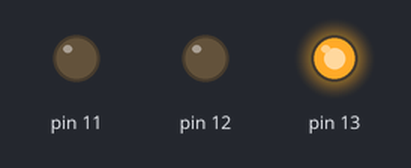
Recording of a sketch running on a simulated Arduino Uno, built with avr-gcc and run on an emulated ATmega328P. On the bench: output pins drawn as LEDs (lit = HIGH).

Above: at 0.7 s.
At 2.2 s:
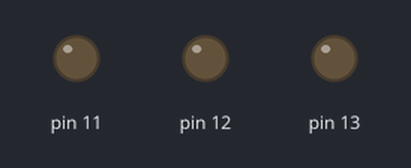
At 3.5 s:
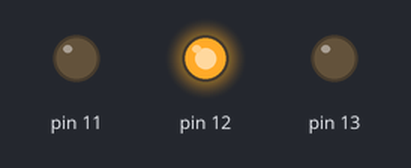
At 5.2 s:
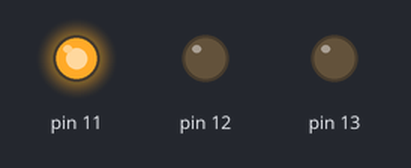
Timing chart, 0 to 7.8 s (numbered marks = the images above):
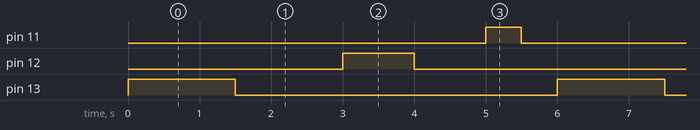

Measured:
- by itself, pin 11: alternates HIGH for 0.50 s and LOW for 5.5 s
- by itself, pin 12: alternates HIGH for 1.0 s and LOW for 5.0 s
- by itself, pin 13: alternates HIGH for 1.5 s and LOW for 4.5 s

The sketch:

ledtest.ino.ino
```cpp
void setup() {
  pinMode(13, OUTPUT);
  pinMode(12,OUTPUT);
  pinMode(11,OUTPUT);
}

void loop() {
 digitalWrite(13,HIGH);
 delay(1500);
 digitalWrite(13,LOW);
 delay(1500);
 digitalWrite(12,HIGH);
 delay(1000);
 digitalWrite(12,LOW);
 delay(1000);
 digitalWrite(11,HIGH);
 delay(500);
 digitalWrite(11,LOW);
 delay(500);
}
```
